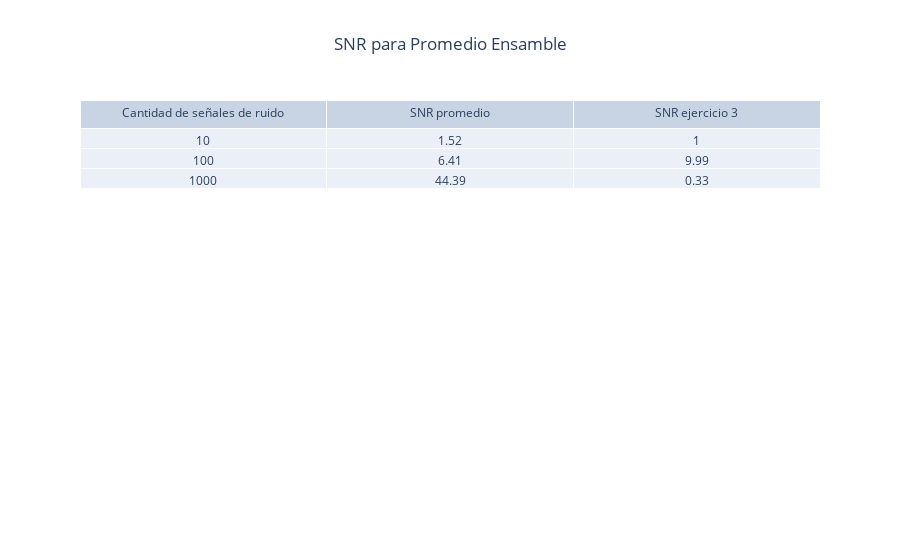

Source (notebook cell):
### Markdown cell above
Se genera tabla de SNRs.

### Code cell
DC_SNR_layout = go.Layout(
    title='SNR para Promedio Ensamble',
    title_x=0.5,
    margin=go.layout.Margin(
        autoexpand=True
    )
)

fig6 = go.Figure(data=[go.Table(header=dict(values=['Cantidad de señales de ruido', 'SNR promedio', 'SNR ejercicio 3'],align='center'),
                cells=dict(values=[["10", "100", "1000"], [SNR_average10, SNR_average100, SNR_average1000], [SNR1, SNR2, SNR3]],align='center'))
                ],
                layout=DC_SNR_layout)
fig6.show()

### Figure 1 — Plotly figure (JSON) as saved in the notebook; plotly's stock layout.template omitted (floating-point values rounded to 4 significant figures)
{"data": [{"cells": {"align": "center", "values": [["10", "100", "1000"], [1.52, 6.41, 44.39], [1, 9.99, 0.33]]}, "header": {"align": "center", "values": ["Cantidad de señales de ruido", "SNR promedio", "SNR ejercicio 3"]}, "type": "table"}], "layout": {"margin": {"autoexpand": true}, "title": {"text": "SNR para Promedio Ensamble", "x": 0.5}}}
